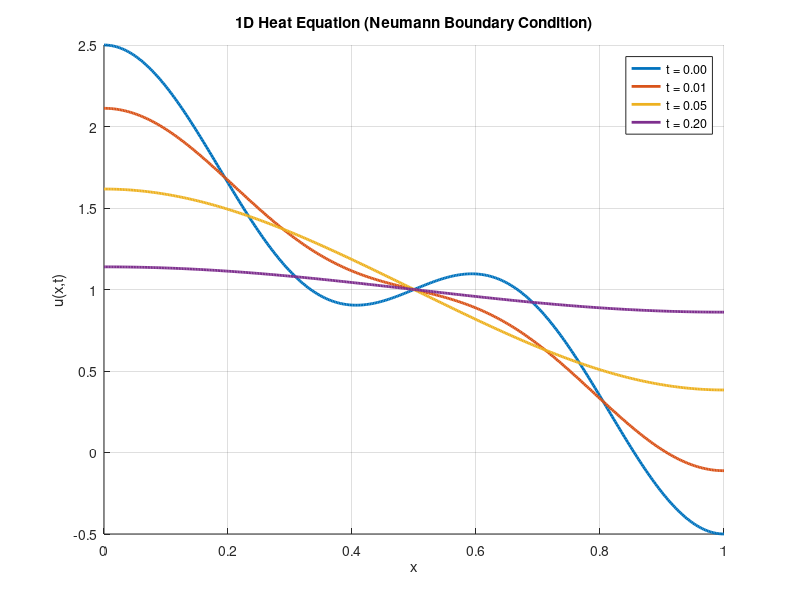

Recreate this plot in MATLAB.
% 1D Heat equation - Neumann boundary condition
% u_t = k u_xx,  u_x(0,t)=u_x(L,t)=0

clear; close all; clc;

% Parameters
L = 1;        % domain length
k = 1;        % thermal diffusivity
N = 40;       % number of cosine modes

% Spatial grid
x = linspace(0,L,400);

% Time values
t_vals = [0, 0.01, 0.05, 0.2];

% Initial condition (change freely)
u0 = @(x) cos(pi*x/L) + 0.5*cos(3*pi*x/L) + 1;

% Compute coefficients
A0 = (1/L) * trapz(x, u0(x));
A  = zeros(1,N);

for n = 1:N
    integrand = u0(x).*cos(n*pi*x/L);
    A(n) = (2/L)*trapz(x, integrand);
end

% Plot solution at different times
figure;
hold on; grid on;

for t = t_vals
    u = A0*ones(size(x));
    for n = 1:N
        u = u + A(n)*cos(n*pi*x/L).*exp(-k*(n*pi/L)^2*t);
    end
    plot(x, u, 'LineWidth', 2, 'DisplayName', sprintf('t = %.2f',t));
end

xlabel('x');
ylabel('u(x,t)');
title('1D Heat Equation (Neumann Boundary Condition)');
legend;
